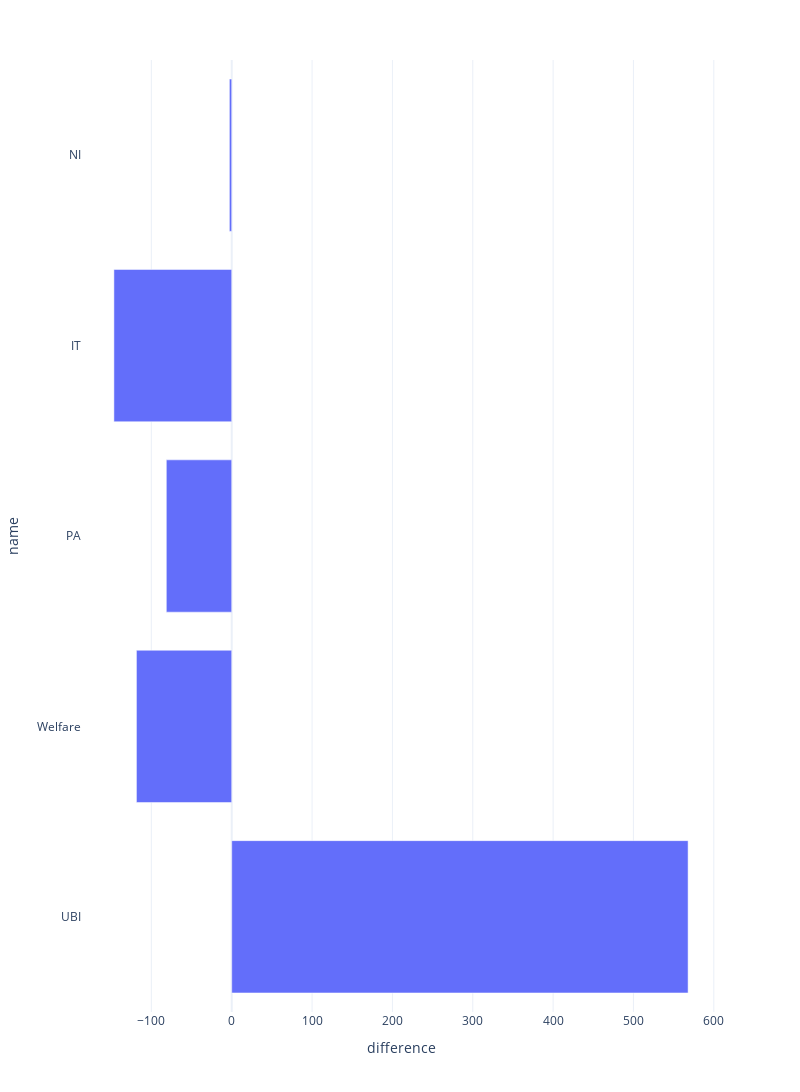

The notebook cell this image was saved under:
### Code cell
import plotly.express as px

px.bar(df, y="name", x="difference", orientation="h").update_layout(template="plotly_white", width=800, height=1200)

### Figure 1 — Plotly figure (JSON) as saved in the notebook; plotly's stock layout.template omitted (floating-point values rounded to 4 significant figures)
{"data": [{"alignmentgroup": "True", "hovertemplate": "difference=%{x}<br>name=%{y}<extra></extra>", "legendgroup": "", "marker": {"color": "#636efa", "pattern": {"shape": ""}}, "name": "", "offsetgroup": "", "orientation": "h", "showlegend": false, "textposition": "auto", "type": "bar", "x": [568.0, -118.6, -81.39, -146.6, -2.902], "xaxis": "x", "y": ["UBI", "Welfare", "PA", "IT", "NI"], "yaxis": "y"}], "layout": {"barmode": "relative", "height": 1200, "legend": {"tracegroupgap": 0}, "margin": {"t": 60}, "width": 800, "xaxis": {"anchor": "y", "autorange": true, "domain": [0, 1], "range": [-186.3, 607.7], "title": {"text": "difference"}, "type": "linear"}, "yaxis": {"anchor": "x", "autorange": true, "domain": [0, 1], "range": [-0.5, 4.5], "title": {"text": "name"}, "type": "category"}}}
